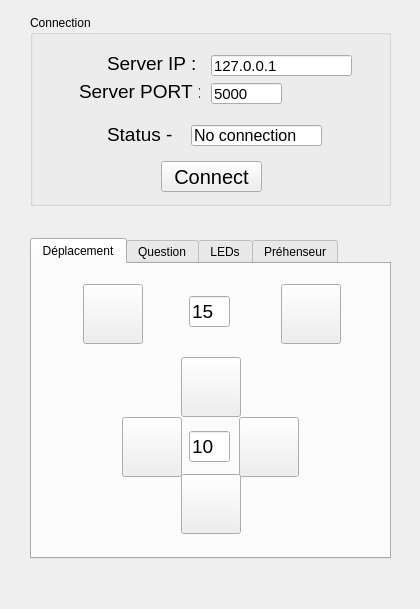
<?xml version="1.0" encoding="UTF-8"?>
<ui version="4.0">
 <class>MainWindow</class>
 <widget class="QMainWindow" name="MainWindow">
  <property name="geometry">
   <rect>
    <x>0</x>
    <y>0</y>
    <width>420</width>
    <height>609</height>
   </rect>
  </property>
  <property name="windowTitle">
   <string>Robot Controler</string>
  </property>
  <property name="iconSize">
   <size>
    <width>64</width>
    <height>64</height>
   </size>
  </property>
  <widget class="QWidget" name="centralWidget">
   <widget class="QGroupBox" name="groupBox">
    <property name="geometry">
     <rect>
      <x>30</x>
      <y>15</y>
      <width>361</width>
      <height>191</height>
     </rect>
    </property>
    <property name="title">
     <string>Connection</string>
    </property>
    <widget class="QLineEdit" name="ip_line_edit">
     <property name="geometry">
      <rect>
       <x>181</x>
       <y>40</y>
       <width>141</width>
       <height>21</height>
      </rect>
     </property>
     <property name="font">
      <font>
       <pointsize>11</pointsize>
      </font>
     </property>
     <property name="text">
      <string>127.0.0.1</string>
     </property>
    </widget>
    <widget class="QLabel" name="label_2">
     <property name="geometry">
      <rect>
       <x>49</x>
       <y>61</y>
       <width>121</width>
       <height>31</height>
      </rect>
     </property>
     <property name="font">
      <font>
       <pointsize>14</pointsize>
      </font>
     </property>
     <property name="text">
      <string>Server PORT :</string>
     </property>
    </widget>
    <widget class="QLineEdit" name="port_line_edit">
     <property name="geometry">
      <rect>
       <x>181</x>
       <y>68</y>
       <width>71</width>
       <height>21</height>
      </rect>
     </property>
     <property name="font">
      <font>
       <pointsize>11</pointsize>
      </font>
     </property>
     <property name="text">
      <string>5000</string>
     </property>
    </widget>
    <widget class="QLabel" name="label">
     <property name="geometry">
      <rect>
       <x>77</x>
       <y>33</y>
       <width>91</width>
       <height>31</height>
      </rect>
     </property>
     <property name="font">
      <font>
       <pointsize>14</pointsize>
      </font>
     </property>
     <property name="text">
      <string>Server IP :</string>
     </property>
    </widget>
    <widget class="QLabel" name="label_4">
     <property name="geometry">
      <rect>
       <x>77</x>
       <y>104</y>
       <width>71</width>
       <height>31</height>
      </rect>
     </property>
     <property name="font">
      <font>
       <pointsize>14</pointsize>
      </font>
     </property>
     <property name="text">
      <string>Status -</string>
     </property>
    </widget>
    <widget class="QLineEdit" name="connection_status">
     <property name="geometry">
      <rect>
       <x>161</x>
       <y>110</y>
       <width>131</width>
       <height>21</height>
      </rect>
     </property>
     <property name="font">
      <font>
       <pointsize>12</pointsize>
      </font>
     </property>
     <property name="text">
      <string>No connection</string>
     </property>
     <property name="readOnly">
      <bool>true</bool>
     </property>
    </widget>
    <widget class="QPushButton" name="connect_button">
     <property name="geometry">
      <rect>
       <x>131</x>
       <y>146</y>
       <width>101</width>
       <height>31</height>
      </rect>
     </property>
     <property name="font">
      <font>
       <pointsize>15</pointsize>
      </font>
     </property>
     <property name="text">
      <string>Connect</string>
     </property>
    </widget>
   </widget>
   <widget class="QTabWidget" name="tabWidget">
    <property name="geometry">
     <rect>
      <x>30</x>
      <y>238</y>
      <width>361</width>
      <height>321</height>
     </rect>
    </property>
    <property name="currentIndex">
     <number>0</number>
    </property>
    <widget class="QWidget" name="tab">
     <attribute name="title">
      <string>Déplacement</string>
     </attribute>
     <widget class="QPushButton" name="rotate_right_button">
      <property name="geometry">
       <rect>
        <x>51</x>
        <y>20</y>
        <width>60</width>
        <height>60</height>
       </rect>
      </property>
      <property name="text">
       <string/>
      </property>
      <property name="icon">
       <iconset resource="resource.qrc">
        <normaloff>:/resources/rorate_right.png</normaloff>:/resources/rorate_right.png</iconset>
      </property>
      <property name="iconSize">
       <size>
        <width>45</width>
        <height>45</height>
       </size>
      </property>
     </widget>
     <widget class="QPushButton" name="up_button">
      <property name="geometry">
       <rect>
        <x>149</x>
        <y>93</y>
        <width>60</width>
        <height>60</height>
       </rect>
      </property>
      <property name="text">
       <string/>
      </property>
      <property name="icon">
       <iconset resource="resource.qrc">
        <normaloff>:/resources/arrow_up.png</normaloff>:/resources/arrow_up.png</iconset>
      </property>
      <property name="iconSize">
       <size>
        <width>32</width>
        <height>32</height>
       </size>
      </property>
     </widget>
     <widget class="QPushButton" name="right_button">
      <property name="geometry">
       <rect>
        <x>207</x>
        <y>153</y>
        <width>60</width>
        <height>60</height>
       </rect>
      </property>
      <property name="text">
       <string/>
      </property>
      <property name="icon">
       <iconset resource="resource.qrc">
        <normaloff>:/resources/arrow_right.png</normaloff>:/resources/arrow_right.png</iconset>
      </property>
      <property name="iconSize">
       <size>
        <width>32</width>
        <height>32</height>
       </size>
      </property>
     </widget>
     <widget class="QPushButton" name="down_button">
      <property name="geometry">
       <rect>
        <x>149</x>
        <y>210</y>
        <width>60</width>
        <height>60</height>
       </rect>
      </property>
      <property name="text">
       <string/>
      </property>
      <property name="icon">
       <iconset resource="resource.qrc">
        <normaloff>:/resources/arrow_down.png</normaloff>:/resources/arrow_down.png</iconset>
      </property>
      <property name="iconSize">
       <size>
        <width>32</width>
        <height>32</height>
       </size>
      </property>
     </widget>
     <widget class="QPushButton" name="left_button">
      <property name="geometry">
       <rect>
        <x>90</x>
        <y>153</y>
        <width>60</width>
        <height>60</height>
       </rect>
      </property>
      <property name="text">
       <string/>
      </property>
      <property name="icon">
       <iconset resource="resource.qrc">
        <normaloff>:/resources/arrow_left.png</normaloff>:/resources/arrow_left.png</iconset>
      </property>
      <property name="iconSize">
       <size>
        <width>32</width>
        <height>32</height>
       </size>
      </property>
     </widget>
     <widget class="QPushButton" name="rotate_left_button">
      <property name="geometry">
       <rect>
        <x>249</x>
        <y>20</y>
        <width>60</width>
        <height>60</height>
       </rect>
      </property>
      <property name="text">
       <string/>
      </property>
      <property name="icon">
       <iconset resource="resource.qrc">
        <normaloff>:/resources/rotate_left.png</normaloff>:/resources/rotate_left.png</iconset>
      </property>
      <property name="iconSize">
       <size>
        <width>45</width>
        <height>45</height>
       </size>
      </property>
     </widget>
     <widget class="QLineEdit" name="rotate_line_edit">
      <property name="geometry">
       <rect>
        <x>157</x>
        <y>32</y>
        <width>41</width>
        <height>31</height>
       </rect>
      </property>
      <property name="font">
       <font>
        <pointsize>14</pointsize>
       </font>
      </property>
      <property name="text">
       <string>15</string>
      </property>
     </widget>
     <widget class="QLineEdit" name="move_line_edit">
      <property name="geometry">
       <rect>
        <x>157</x>
        <y>167</y>
        <width>41</width>
        <height>31</height>
       </rect>
      </property>
      <property name="font">
       <font>
        <pointsize>14</pointsize>
       </font>
      </property>
      <property name="text">
       <string>10</string>
      </property>
     </widget>
    </widget>
    <widget class="QWidget" name="tab_2">
     <attribute name="title">
      <string>Question</string>
     </attribute>
     <widget class="QPushButton" name="question_request_button">
      <property name="geometry">
       <rect>
        <x>90</x>
        <y>30</y>
        <width>171</width>
        <height>61</height>
       </rect>
      </property>
      <property name="font">
       <font>
        <pointsize>13</pointsize>
       </font>
      </property>
      <property name="text">
       <string>Requête + analyse 
de question</string>
      </property>
     </widget>
    </widget>
    <widget class="QWidget" name="tab_5">
     <attribute name="title">
      <string>LEDs</string>
     </attribute>
     <widget class="QPushButton" name="display_country_button">
      <property name="geometry">
       <rect>
        <x>120</x>
        <y>42</y>
        <width>121</width>
        <height>31</height>
       </rect>
      </property>
      <property name="font">
       <font>
        <pointsize>12</pointsize>
       </font>
      </property>
      <property name="text">
       <string>Display Country</string>
      </property>
     </widget>
     <widget class="QLineEdit" name="led_country_line_edit">
      <property name="geometry">
       <rect>
        <x>159</x>
        <y>14</y>
        <width>113</width>
        <height>20</height>
       </rect>
      </property>
     </widget>
     <widget class="QLabel" name="label_3">
      <property name="geometry">
       <rect>
        <x>70</x>
        <y>11</y>
        <width>81</width>
        <height>21</height>
       </rect>
      </property>
      <property name="font">
       <font>
        <pointsize>14</pointsize>
       </font>
      </property>
      <property name="text">
       <string>Country :</string>
      </property>
     </widget>
     <widget class="QComboBox" name="square_color_combo_box">
      <property name="geometry">
       <rect>
        <x>159</x>
        <y>102</y>
        <width>67</width>
        <height>22</height>
       </rect>
      </property>
      <property name="font">
       <font>
        <pointsize>10</pointsize>
       </font>
      </property>
      <item>
       <property name="text">
        <string>None</string>
       </property>
      </item>
      <item>
       <property name="text">
        <string>Red</string>
       </property>
      </item>
      <item>
       <property name="text">
        <string>Green</string>
       </property>
      </item>
      <item>
       <property name="text">
        <string>Blue</string>
       </property>
      </item>
      <item>
       <property name="text">
        <string>Yellow</string>
       </property>
      </item>
      <item>
       <property name="text">
        <string>White</string>
       </property>
      </item>
      <item>
       <property name="text">
        <string>Black</string>
       </property>
      </item>
     </widget>
     <widget class="QLabel" name="label_5">
      <property name="geometry">
       <rect>
        <x>26</x>
        <y>102</y>
        <width>117</width>
        <height>21</height>
       </rect>
      </property>
      <property name="font">
       <font>
        <pointsize>14</pointsize>
       </font>
      </property>
      <property name="text">
       <string>Square Color :</string>
      </property>
     </widget>
     <widget class="QLabel" name="label_6">
      <property name="geometry">
       <rect>
        <x>54</x>
        <y>132</y>
        <width>87</width>
        <height>21</height>
       </rect>
      </property>
      <property name="font">
       <font>
        <pointsize>14</pointsize>
       </font>
      </property>
      <property name="text">
       <string>Square # :</string>
      </property>
     </widget>
     <widget class="QComboBox" name="square_number_combo_box">
      <property name="geometry">
       <rect>
        <x>159</x>
        <y>132</y>
        <width>37</width>
        <height>22</height>
       </rect>
      </property>
      <property name="font">
       <font>
        <pointsize>10</pointsize>
       </font>
      </property>
      <item>
       <property name="text">
        <string>1</string>
       </property>
      </item>
      <item>
       <property name="text">
        <string>2</string>
       </property>
      </item>
      <item>
       <property name="text">
        <string>3</string>
       </property>
      </item>
      <item>
       <property name="text">
        <string>4</string>
       </property>
      </item>
      <item>
       <property name="text">
        <string>5</string>
       </property>
      </item>
      <item>
       <property name="text">
        <string>6</string>
       </property>
      </item>
      <item>
       <property name="text">
        <string>7</string>
       </property>
      </item>
      <item>
       <property name="text">
        <string>8</string>
       </property>
      </item>
      <item>
       <property name="text">
        <string>9</string>
       </property>
      </item>
     </widget>
     <widget class="QPushButton" name="update_square_button">
      <property name="geometry">
       <rect>
        <x>86</x>
        <y>164</y>
        <width>83</width>
        <height>31</height>
       </rect>
      </property>
      <property name="font">
       <font>
        <pointsize>12</pointsize>
       </font>
      </property>
      <property name="text">
       <string>Update</string>
      </property>
     </widget>
     <widget class="Line" name="line">
      <property name="geometry">
       <rect>
        <x>0</x>
        <y>80</y>
        <width>361</width>
        <height>16</height>
       </rect>
      </property>
      <property name="orientation">
       <enum>Qt::Horizontal</enum>
      </property>
     </widget>
     <widget class="Line" name="line_2">
      <property name="geometry">
       <rect>
        <x>0</x>
        <y>198</y>
        <width>361</width>
        <height>20</height>
       </rect>
      </property>
      <property name="orientation">
       <enum>Qt::Horizontal</enum>
      </property>
     </widget>
     <widget class="QPushButton" name="open_red_led_button">
      <property name="geometry">
       <rect>
        <x>70</x>
        <y>222</y>
        <width>101</width>
        <height>23</height>
       </rect>
      </property>
      <property name="font">
       <font>
        <pointsize>10</pointsize>
       </font>
      </property>
      <property name="text">
       <string>Open Red LED</string>
      </property>
     </widget>
     <widget class="QPushButton" name="close_red_led_button">
      <property name="geometry">
       <rect>
        <x>180</x>
        <y>221</y>
        <width>111</width>
        <height>23</height>
       </rect>
      </property>
      <property name="font">
       <font>
        <pointsize>10</pointsize>
       </font>
      </property>
      <property name="text">
       <string>Close Red LED</string>
      </property>
     </widget>
     <widget class="QPushButton" name="close_all_leds_button">
      <property name="geometry">
       <rect>
        <x>123</x>
        <y>258</y>
        <width>111</width>
        <height>23</height>
       </rect>
      </property>
      <property name="font">
       <font>
        <pointsize>10</pointsize>
       </font>
      </property>
      <property name="text">
       <string>Close All LEDs</string>
      </property>
     </widget>
     <widget class="QPushButton" name="all_red_button">
      <property name="geometry">
       <rect>
        <x>250</x>
        <y>99</y>
        <width>83</width>
        <height>31</height>
       </rect>
      </property>
      <property name="font">
       <font>
        <pointsize>12</pointsize>
       </font>
      </property>
      <property name="text">
       <string>All Red</string>
      </property>
     </widget>
     <widget class="QPushButton" name="all_green_button">
      <property name="geometry">
       <rect>
        <x>250</x>
        <y>134</y>
        <width>83</width>
        <height>31</height>
       </rect>
      </property>
      <property name="font">
       <font>
        <pointsize>12</pointsize>
       </font>
      </property>
      <property name="text">
       <string>All Green</string>
      </property>
     </widget>
     <widget class="QPushButton" name="all_blue_button">
      <property name="geometry">
       <rect>
        <x>250</x>
        <y>168</y>
        <width>83</width>
        <height>31</height>
       </rect>
      </property>
      <property name="font">
       <font>
        <pointsize>12</pointsize>
       </font>
      </property>
      <property name="text">
       <string>All Blue</string>
      </property>
     </widget>
    </widget>
    <widget class="QWidget" name="tab_3">
     <attribute name="title">
      <string>Préhenseur</string>
     </attribute>
     <widget class="QPushButton" name="take_cube_button">
      <property name="geometry">
       <rect>
        <x>105</x>
        <y>30</y>
        <width>150</width>
        <height>30</height>
       </rect>
      </property>
      <property name="font">
       <font>
        <pointsize>13</pointsize>
       </font>
      </property>
      <property name="text">
       <string>Prendre cube</string>
      </property>
     </widget>
     <widget class="QPushButton" name="drop_cube_button">
      <property name="geometry">
       <rect>
        <x>105</x>
        <y>76</y>
        <width>150</width>
        <height>30</height>
       </rect>
      </property>
      <property name="font">
       <font>
        <pointsize>13</pointsize>
       </font>
      </property>
      <property name="text">
       <string>Laisser cube</string>
      </property>
     </widget>
     <widget class="QPushButton" name="lift_gripper_button">
      <property name="geometry">
       <rect>
        <x>105</x>
        <y>174</y>
        <width>150</width>
        <height>30</height>
       </rect>
      </property>
      <property name="font">
       <font>
        <pointsize>13</pointsize>
       </font>
      </property>
      <property name="text">
       <string>Lever</string>
      </property>
     </widget>
     <widget class="QPushButton" name="lower_gripper_button">
      <property name="geometry">
       <rect>
        <x>105</x>
        <y>220</y>
        <width>150</width>
        <height>30</height>
       </rect>
      </property>
      <property name="font">
       <font>
        <pointsize>13</pointsize>
       </font>
      </property>
      <property name="text">
       <string>Baisser</string>
      </property>
     </widget>
     <widget class="QPushButton" name="open_gripper_max_button">
      <property name="geometry">
       <rect>
        <x>105</x>
        <y>126</y>
        <width>150</width>
        <height>30</height>
       </rect>
      </property>
      <property name="font">
       <font>
        <pointsize>13</pointsize>
       </font>
      </property>
      <property name="text">
       <string>Ouvrir pince max</string>
      </property>
     </widget>
    </widget>
   </widget>
  </widget>
  <widget class="QMenuBar" name="menuBar">
   <property name="geometry">
    <rect>
     <x>0</x>
     <y>0</y>
     <width>420</width>
     <height>21</height>
    </rect>
   </property>
  </widget>
 </widget>
 <layoutdefault spacing="6" margin="11"/>
 <resources>
  <include location="resource.qrc"/>
 </resources>
 <connections/>
</ui>
